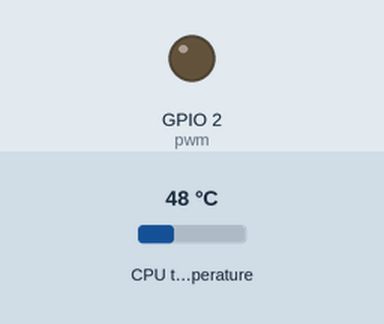
Recording of a program running on a simulated Raspberry Pi (BCM pin numbers). Parts: output pins drawn as LEDs (lit = HIGH). The inputs (shaded band) are chosen by the test bench; at power-on: CPU temperature 48 °C. The clock reads 2024-03-15 10:24:30 at power-on unless the program sets it; what the program prints to the terminal is not drawn.

Above: at 1.2 s.
1.3 s: CPU temperature set to 79 °C
3.2 s: CPU temperature set to 82 °C
At 4.7 s:
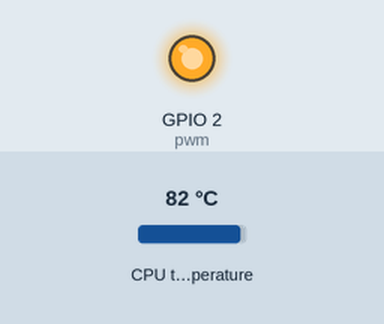
Timing chart, 0 to 6.2 s (numbered marks = the images above; inputs shaded):
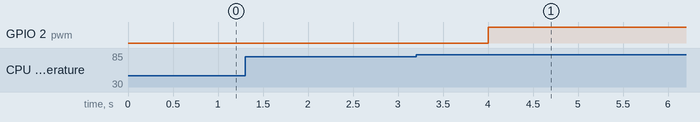

The program:

fansCtrl.py
```python
#!/usr/bin/python3

import RPi.GPIO
import time

RPi.GPIO.setwarnings(False)
RPi.GPIO.setmode(RPi.GPIO.BCM)
RPi.GPIO.setup(2, RPi.GPIO.OUT)
pwm = RPi.GPIO.PWM(2,100)

start = 80
stop = 50

format_time = '%Y-%m-%d_%H:%M:%S'

fansRunning = False

while True:
	tempFile = open('/sys/class/thermal/thermal_zone0/temp')
	temp = int(tempFile.read()) / 1000
	now = time.strftime(format_time, time.localtime(time.time()))

	if temp > start and fansRunning == False:
		pwm.start(100)
		fansRunning = True
		print(now + ": " + str(temp) + " ℃ Start Fan ")
	if temp < stop and fansRunning == True:
		pwm.stop()
		fansRunning = False
		print(now + ": " + str(temp) + " ℃ Stop Fan")

	time.sleep(1)
```

Measured:
- the behaviour switches between 80 and 81 °C on CPU temperature (found by bisection; images 0 and 1)
- after the input at 1.3 s, every drawn part: stays the same
- after the input at 3.2 s, GPIO 2 (pwm): LOW → HIGH after 0.80 s
